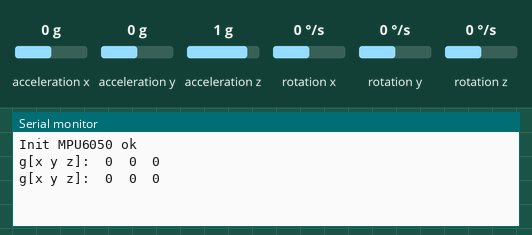
Bench run of a sketch on a simulated Arduino Uno, built with avr-gcc and run on an emulated ATmega328P. Parts: the last lines printed to the serial monitor. The inputs (shaded band) are chosen by the test bench; at power-on: rotation x 0 °/s, rotation y 0 °/s, rotation z 0 °/s, acceleration x 0 g, acceleration y 0 g, acceleration z 1 g.

Above: at 3.8 s.
3.9 s: rotation x set to -192 °/s
At 6.4 s:
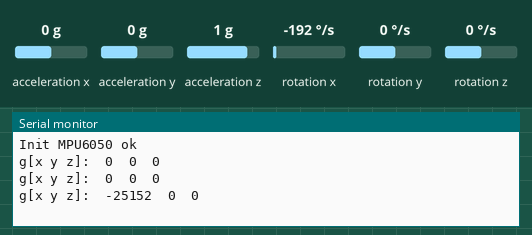
7.8 s: rotation y set to -192 °/s
At 10.0 s:
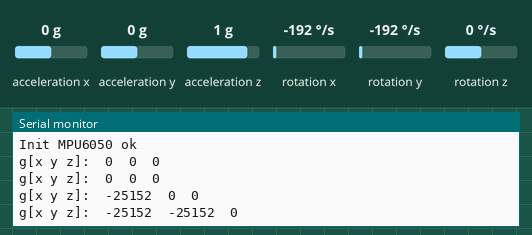
11.7 s: rotation z set to -192 °/s
At 12.4 s:
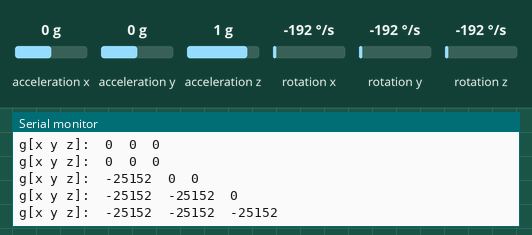

Measured:
- after the input at 3.9 s, the serial monitor: prints a new line after 2.1 s (image 1)
- after the input at 7.8 s, the serial monitor: prints a new line after 1.2 s (image 2)
- after the input at 11.7 s, the serial monitor: prints a new line after 0.31 s (image 3)

The sketch:

camBienQuayHoiChuyen.ino
```cpp
#include "MPU6050.h"
MPU6050 sensor;

int gx, gy, gz;

void setup(){
  Serial.begin(115200);
  Wire.begin();

  sensor.initialize();

  if(sensor.testConnection()){
    Serial.println("Init MPU6050 ok");
  } else {
    Serial.println("Init MPU6050 error");
    while(1);
  }
}

void loop(){
  sensor.getRotation(&gx, &gy, &gz);

  Serial.print("g[x y z]:\t");
  Serial.print(gx); Serial.print("\t");
  Serial.print(gy); Serial.print("\t");
  Serial.println(gz);

  delay(3000);
}
```
